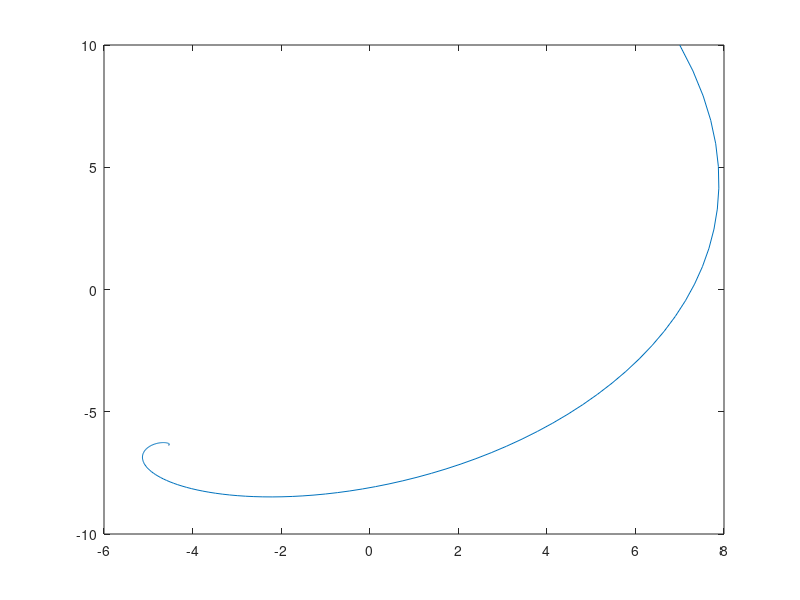

The MATLAB script that drew this image:
tspan = 40;
n = 2;
tsample = 0.01;
x0 = [7;10];

phi = eye(2);
Gamma = tsample*eye(2);

K_obs = 0.05*[-90 100;
        -70 -80];

l = -K_obs*[-4.55; -6.36];

X_obs = zeros(n,tspan/tsample);

X_obs(:,1) = x0;

for i =1:tspan/tsample - 1
    X_obs(:,i+1) = (phi + Gamma*K_obs)*X_obs(:,i) + Gamma*l;  
end

disp(eig(phi + Gamma*K_obs))
disp(norm(0.9250 + 0.0497i))
plot(X_obs(1,:),X_obs(2,:))
disp(X_obs(:,tspan/tsample))